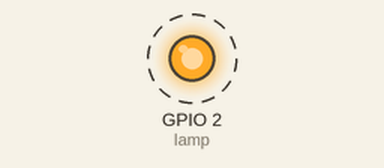
This sketch was run on a simulated ESP32. On the bench: output pins drawn as LEDs (lit = HIGH). Dashed ring = blinking. WiFi joins after 1.5 s; servers stay silent unless stated; what the sketch prints to the serial monitor is not drawn.

Above: at 0.12 s.
Timing chart, 0 to 3.0 s (numbered marks = the images above):
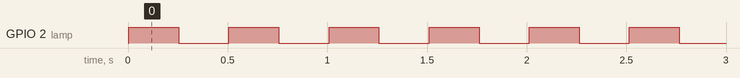

Measured:
- by itself, GPIO 2 (lamp): alternates HIGH for 0.25 s and LOW for 0.25 s

The sketch:

sketch_may15c.ino
```cpp
#include <WiFi.h>
int lamp = 2;
const char *STAssid = "Xiaomi_5F2D";
const char *STApassword = "";
void setup() {
  // put your setup code here, to run once:
  //LED初始化
  pinMode(lamp,OUTPUT);
  Serial.begin(115200);
  WiFi.mode(WIFI_STA);
  Serial.print("connect");
  WiFi.begin(STAssid,STApassword);
  while(WiFi.status()!=WL_CONNECTED){
    WiFi.disconnect();
    WiFi.begin(STAssid,STApassword);
     Serial.print(".");
     digitalWrite(lamp,1);
     delay(250);
     digitalWrite(lamp,0);
     delay(250);
  }
  Serial.println();
  IPAddress local_IP = WiFi.localIP();
  Serial.println(local_IP);
  digitalWrite(lamp,1);
}

void loop() {

}


// #include <WiFi.h>

// const char *STAssid = "ChinaNet-Djqm";
// const char *STApassword = "admin123";

// void setup() {
//   Serial.begin(115200);
//   WiFi.begin(STAssid, STApassword);         //连接WIFI
//   Serial.print("Connected");
//   //循环，直到连接成功
//   while(WiFi.status() != WL_CONNECTED){
//     Serial.print(".");
//     delay(500);
//   }
//   Serial.println();
//   IPAddress local_IP = WiFi.localIP();
//   Serial.print("WIFI is connected,The local IP address is "); //连接成功提示
//   Serial.println(local_IP);                                   //输出本地IP地址
// }

// void loop() {

// }
```
